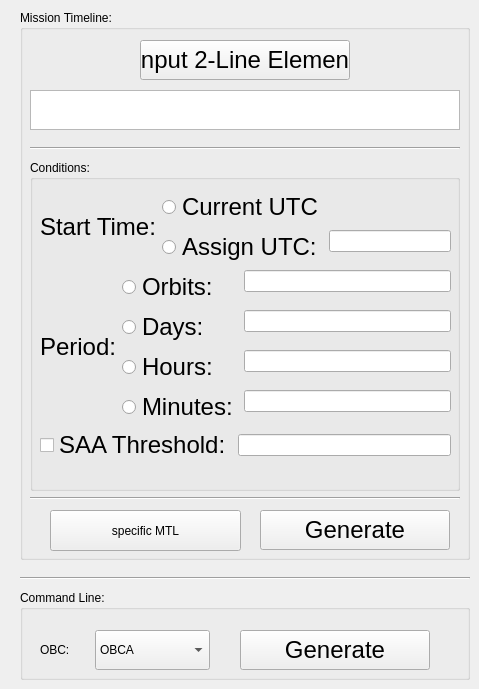
    <widget class="QWidget" name="tab_mtl_cmd">
     <attribute name="title">
      <string>MTL / CMD</string>
     </attribute>
     <widget class="Line" name="mtl_cmd_line">
      <property name="geometry">
       <rect>
        <x>20</x>
        <y>570</y>
        <width>450</width>
        <height>16</height>
       </rect>
      </property>
      <property name="orientation">
       <enum>Qt::Horizontal</enum>
      </property>
     </widget>
     <widget class="QGroupBox" name="mtl_group">
      <property name="geometry">
       <rect>
        <x>20</x>
        <y>10</y>
        <width>450</width>
        <height>550</height>
       </rect>
      </property>
      <property name="font">
       <font>
        <weight>50</weight>
        <bold>false</bold>
       </font>
      </property>
      <property name="title">
       <string>Mission Timeline:</string>
      </property>
      <widget class="QPushButton" name="mtl_input_2le_button">
       <property name="geometry">
        <rect>
         <x>120</x>
         <y>30</y>
         <width>210</width>
         <height>40</height>
        </rect>
       </property>
       <property name="font">
        <font>
         <family>Arial</family>
         <pointsize>18</pointsize>
        </font>
       </property>
       <property name="text">
        <string>Input 2-Line Element</string>
       </property>
      </widget>
      <widget class="QTextEdit" name="mtl_input_2le_text">
       <property name="geometry">
        <rect>
         <x>10</x>
         <y>80</y>
         <width>430</width>
         <height>40</height>
        </rect>
       </property>
       <property name="font">
        <font>
         <family>Arial</family>
         <pointsize>18</pointsize>
        </font>
       </property>
       <property name="html">
        <string>&lt;!DOCTYPE HTML PUBLIC &quot;-//W3C//DTD HTML 4.0//EN&quot; &quot;http://www.w3.org/TR/REC-html40/strict.dtd&quot;&gt;
&lt;html&gt;&lt;head&gt;&lt;meta name=&quot;qrichtext&quot; content=&quot;1&quot; /&gt;&lt;style type=&quot;text/css&quot;&gt;
p, li { white-space: pre-wrap; }
&lt;/style&gt;&lt;/head&gt;&lt;body style=&quot; font-family:'Arial'; font-size:18pt; font-weight:400; font-style:normal;&quot;&gt;
&lt;p style=&quot;-qt-paragraph-type:empty; margin-top:0px; margin-bottom:0px; margin-left:0px; margin-right:0px; -qt-block-indent:0; text-indent:0px; font-family:'.AppleSystemUIFont'; font-size:13pt;&quot;&gt;&lt;br /&gt;&lt;/p&gt;&lt;/body&gt;&lt;/html&gt;</string>
       </property>
      </widget>
      <widget class="Line" name="mtl_line_1">
       <property name="geometry">
        <rect>
         <x>10</x>
         <y>130</y>
         <width>430</width>
         <height>16</height>
        </rect>
       </property>
       <property name="orientation">
        <enum>Qt::Horizontal</enum>
       </property>
      </widget>
      <widget class="Line" name="mtl_line_2">
       <property name="geometry">
        <rect>
         <x>10</x>
         <y>480</y>
         <width>430</width>
         <height>16</height>
        </rect>
       </property>
       <property name="orientation">
        <enum>Qt::Horizontal</enum>
       </property>
      </widget>
      <widget class="QPushButton" name="mtl_generate_button">
       <property name="geometry">
        <rect>
         <x>240</x>
         <y>500</y>
         <width>190</width>
         <height>40</height>
        </rect>
       </property>
       <property name="font">
        <font>
         <family>Arial</family>
         <pointsize>18</pointsize>
        </font>
       </property>
       <property name="text">
        <string>Generate</string>
       </property>
      </widget>
      <widget class="QGroupBox" name="mtl_conditions_group">
       <property name="geometry">
        <rect>
         <x>10</x>
         <y>150</y>
         <width>430</width>
         <height>331</height>
        </rect>
       </property>
       <property name="font">
        <font>
         <weight>50</weight>
         <bold>false</bold>
        </font>
       </property>
       <property name="title">
        <string>Conditions:</string>
       </property>
       <widget class="QWidget" name="horizontalLayoutWidget_3">
        <property name="geometry">
         <rect>
          <x>10</x>
          <y>30</y>
          <width>411</width>
          <height>74</height>
         </rect>
        </property>
        <layout class="QHBoxLayout" name="mtl_start_time_horizontal_layout">
         <item>
          <widget class="QLabel" name="mtl_start_time_label">
           <property name="font">
            <font>
             <family>Arial</family>
             <pointsize>18</pointsize>
            </font>
           </property>
           <property name="text">
            <string>Start Time:</string>
           </property>
          </widget>
         </item>
         <item>
          <layout class="QFormLayout" name="mtl_start_time_form_layout">
           <property name="formAlignment">
            <set>Qt::AlignCenter</set>
           </property>
           <item row="0" column="0">
            <widget class="QRadioButton" name="mtl_current_utc_radio_button">
             <property name="font">
              <font>
               <family>Arial</family>
               <pointsize>18</pointsize>
              </font>
             </property>
             <property name="text">
              <string>Current UTC</string>
             </property>
            </widget>
           </item>
           <item row="1" column="0">
            <widget class="QRadioButton" name="mtl_assign_utc_radio_button">
             <property name="font">
              <font>
               <family>Arial</family>
               <pointsize>18</pointsize>
              </font>
             </property>
             <property name="text">
              <string>Assign UTC:</string>
             </property>
            </widget>
           </item>
           <item row="1" column="1">
            <widget class="QLineEdit" name="mtl_assign_utc_line"/>
           </item>
          </layout>
         </item>
        </layout>
       </widget>
       <widget class="QWidget" name="horizontalLayoutWidget_5">
        <property name="geometry">
         <rect>
          <x>10</x>
          <y>110</y>
          <width>411</width>
          <height>154</height>
         </rect>
        </property>
        <layout class="QHBoxLayout" name="mtl_period_horizontal_layout">
         <item>
          <widget class="QLabel" name="mtl_period_label">
           <property name="font">
            <font>
             <family>Arial</family>
             <pointsize>18</pointsize>
            </font>
           </property>
           <property name="text">
            <string>Period:</string>
           </property>
          </widget>
         </item>
         <item>
          <layout class="QFormLayout" name="mtl_period_form_layout">
           <property name="formAlignment">
            <set>Qt::AlignCenter</set>
           </property>
           <item row="0" column="0">
            <widget class="QRadioButton" name="mtl_orbits_radio_button">
             <property name="font">
              <font>
               <family>Arial</family>
               <pointsize>18</pointsize>
              </font>
             </property>
             <property name="text">
              <string>Orbits:</string>
             </property>
            </widget>
           </item>
           <item row="0" column="1">
            <widget class="QLineEdit" name="mtl_orbits_line"/>
           </item>
           <item row="1" column="0">
            <widget class="QRadioButton" name="mtl_days_radio_button">
             <property name="font">
              <font>
               <family>Arial</family>
               <pointsize>18</pointsize>
              </font>
             </property>
             <property name="text">
              <string>Days:</string>
             </property>
            </widget>
           </item>
           <item row="1" column="1">
            <widget class="QLineEdit" name="mtl_days_line"/>
           </item>
           <item row="2" column="0">
            <widget class="QRadioButton" name="mtl_hours_radio_button">
             <property name="font">
              <font>
               <family>Arial</family>
               <pointsize>18</pointsize>
              </font>
             </property>
             <property name="text">
              <string>Hours:</string>
             </property>
            </widget>
           </item>
           <item row="3" column="0">
            <widget class="QRadioButton" name="mtl_minutes_radio_button">
             <property name="font">
              <font>
               <family>Arial</family>
               <pointsize>18</pointsize>
              </font>
             </property>
             <property name="text">
              <string>Minutes:</string>
             </property>
            </widget>
           </item>
           <item row="2" column="1">
            <widget class="QLineEdit" name="mtl_hours_line"/>
           </item>
           <item row="3" column="1">
            <widget class="QLineEdit" name="mtl_minutes_line"/>
           </item>
          </layout>
         </item>
        </layout>
       </widget>
       <widget class="QWidget" name="horizontalLayoutWidget_7">
        <property name="geometry">
         <rect>
          <x>10</x>
          <y>260</y>
          <width>411</width>
          <height>51</height>
         </rect>
        </property>
        <layout class="QHBoxLayout" name="mtl_saa_horizontal_layout">
         <item>
          <widget class="QCheckBox" name="mtl_saa_check_box">
           <property name="font">
            <font>
             <family>Arial</family>
             <pointsize>18</pointsize>
            </font>
           </property>
           <property name="text">
            <string>SAA Threshold:</string>
           </property>
          </widget>
         </item>
         <item>
          <widget class="QLineEdit" name="mtl_saa_line"/>
         </item>
        </layout>
       </widget>
      </widget>
      <widget class="QPushButton" name="mtl_specific_MTL">
       <property name="geometry">
        <rect>
         <x>30</x>
         <y>500</y>
         <width>191</width>
         <height>41</height>
        </rect>
       </property>
       <property name="text">
        <string>specific MTL</string>
       </property>
      </widget>
     </widget>
     <widget class="QGroupBox" name="cmd_group">
      <property name="geometry">
       <rect>
        <x>20</x>
        <y>590</y>
        <width>450</width>
        <height>90</height>
       </rect>
      </property>
      <property name="font">
       <font>
        <weight>50</weight>
        <bold>false</bold>
       </font>
      </property>
      <property name="title">
       <string>Command Line:</string>
      </property>
      <widget class="QLabel" name="cmd_obc_label">
       <property name="geometry">
        <rect>
         <x>20</x>
         <y>40</y>
         <width>50</width>
         <height>40</height>
        </rect>
       </property>
       <property name="text">
        <string>OBC:</string>
       </property>
       <property name="buddy">
        <cstring>cmd_obc_combo</cstring>
       </property>
      </widget>
      <widget class="QComboBox" name="cmd_obc_combo">
       <property name="geometry">
        <rect>
         <x>75</x>
         <y>40</y>
         <width>115</width>
         <height>40</height>
        </rect>
       </property>
       <item>
        <property name="text">
         <string>OBCA</string>
        </property>
       </item>
       <item>
        <property name="text">
         <string>OBCB</string>
        </property>
       </item>
      </widget>
      <widget class="QPushButton" name="cmd_generate_button">
       <property name="geometry">
        <rect>
         <x>220</x>
         <y>40</y>
         <width>190</width>
         <height>40</height>
        </rect>
       </property>
       <property name="font">
        <font>
         <family>Arial</family>
         <pointsize>18</pointsize>
        </font>
       </property>
       <property name="text">
        <string>Generate</string>
       </property>
      </widget>
     </widget>
    </widget>
